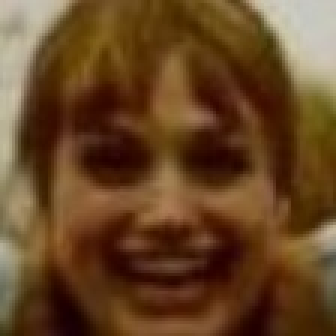
#> input picture data/dataset/0/108.jpg, 112 x 112 px, given in place of test1.jpg, which was not available (shown 3 times larger)
$ python image_processing.py   (older library calls are emulated)
#> lines starting #> are read from the running program, lines starting #| are printed output that depends on the picture
# -*-coding: utf-8 -*-
"""
    @Project: IntelligentManufacture
    @File   : image_processing.py
    @Author : panjq
    @E-mail : pan_jinquan@163.com
    @Date   : 2019-02-14 15:34:50
"""

import os
import copy
import re
import cv2
import numpy as np
import matplotlib.pyplot as plt
import requests
import matplotlib
import base64
import PIL.Image as Image


def get_color_map(nums=25):
    colors = [
        "#FF0000", "#FF7F50", "#B0171F", "#872657", "#FF00FF",
        "#FFFF00", "#FF8000", "#FF9912", "#DAA569", "#FF6100",
        "#0000FF", "#3D59AB", "#03A89E", "#33A1C9", "#00C78C",
        "#00FF00", "#385E0F", "#00C957", "#6B8E23", "#2E8B57",
        "#A020F0", "#8A2BE2", "#A066D3", "#DA70D6", "#DDA0DD"]
    colors = colors * int(np.ceil(nums / len(colors)))
    return colors


def get_color(id):
    color = convert_color_map(COLOR_MAP[id])
    return color


def set_class_set(class_set=set()):
    global CLASS_SET
    CLASS_SET = class_set


COLOR_MAP = get_color_map(200)
CLASS_SET = set()


# [112 lines left out: functions convert_color_map, bound_protection, tensor2image, get_image_tensor, image_clip, show_batch_image and 1 more, not called in this run]


def cv_show_image(title, image, type='rgb', waitKey=0):
    '''
    调用OpenCV显示RGB图片
    :param title: 图像标题
    :param image: 输入RGB图像
    :param type:'rgb' or 'bgr'
    :return:
    '''
    img = copy.copy(image)
    channels = img.shape[-1]
    if channels == 3 and type == 'rgb':
        img = cv2.cvtColor(img, cv2.COLOR_RGB2BGR)  # 将BGR转为RGB
    if title:
        cv2.imshow(title, img)
        cv2.waitKey(waitKey)


# [92 lines left out: functions image_fliplr, get_prewhiten_image, image_normalization, data_normalization, cv_image_normalization, get_prewhiten_images, not called in this run]


def read_image(filename, resize_height=None, resize_width=None, normalization=False, colorSpace='RGB'):
    '''
    读取图片数据,默认返回的是uint8,[0,255]
    :param filename:
    :param resize_height:
    :param resize_width:
    :param normalization:是否归一化到[0.,1.0]
    :param colorSpace 输出格式：RGB or BGR
    :return: 返回的图片数据
    '''
#> called with filename = '../dataset/dataset/A/test1.jpg', resize_height = 400, resize_width = 400, normalization = False, colorSpace = 'RGB'

    bgr_image = cv2.imread(filename)
#> bgr_image is the input picture: shape (112, 112, 3); mean B, G, R 37.1, 69.4, 102.6
    # bgr_image = cv2.imread(filename,cv2.IMREAD_IGNORE_ORIENTATION|cv2.IMREAD_UNCHANGED)
    if bgr_image is None:
        print("Warning: no image:{}".format(filename))
        return None
    if len(bgr_image.shape) == 2:  # 若是灰度图则转为三通道
        print("Warning:gray image", filename)
        bgr_image = cv2.cvtColor(bgr_image, cv2.COLOR_GRAY2BGR)

    if colorSpace == 'RGB':
        image = cv2.cvtColor(bgr_image, cv2.COLOR_BGR2RGB)  # 将BGR转为RGB
    elif colorSpace == "BGR":
        image = bgr_image
    else:
        exit(0)
    # show_image(filename,image)
    # image=Image.open(filename)
    image = resize_image(image, resize_height, resize_width)
    image = np.asanyarray(image)
    if normalization:
        image = image_normalization(image)
    # show_image("src resize image",image)
    return image


# [196 lines left out: functions read_image_pil, read_image_gbk, requests_url, read_images_url, read_image_batch, fast_read_image_roi, not called in this run]


def resize_image(image, resize_height=None, resize_width=None):
    '''
    :param image:
    :param resize_height:
    :param resize_width:
    :return:
    '''
#> called with resize_height = 400, resize_width = 400
    image_shape = np.shape(image)
#> image_shape = (112, 112, 3)
    height = image_shape[0]
#> height = 112
    width = image_shape[1]
#> width = 112
    if (resize_height is None) and (resize_width is None):  # 错误写法：resize_height and resize_width is None
        return image
    if resize_height is None:
        resize_height = int(height * resize_width / width)
    elif resize_width is None:
        resize_width = int(width * resize_height / height)
    image = cv2.resize(image, dsize=(resize_width, resize_height))
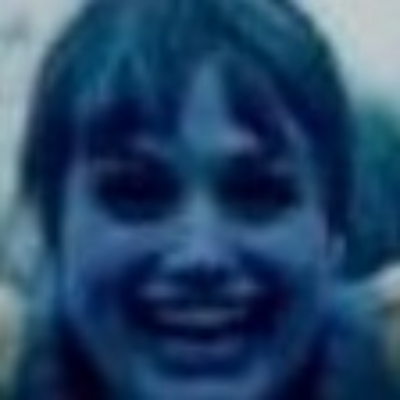
#> image: shape (400, 400, 3); mean of channels 0, 1, 2 102.5, 69.3, 37; drawn as B, G, R
    return image


# [70 lines left out: functions scale_image, get_rect_image, get_rects_image, get_bboxes_image, bboxes2rects, not called in this run]


def rects2bboxes(rects_list):
    '''
    将rect=[x1,y1,w,h]转为bboxes=[x1,y1,x2,y2]
    :param rects_list:
    :return:
    '''
    bboxes_list = []
    for rect in rects_list:
        x1, y1, w, h = rect
        x2 = x1 + w
        y2 = y1 + h
        b = (x1, y1, x2, y2)
        bboxes_list.append(b)
    return bboxes_list


# [48 lines left out: functions scale_rect, get_rect_intersection, get_bbox_intersection, not called in this run]


def draw_image_rects(bgr_image, rect_list, color=(0, 0, 255)):
#> called with color = (0, 0, 255)
    thickness = 2
    for rect in rect_list:
        x, y, w, h = rect
        point1 = (int(x), int(y))
        point2 = (int(x + w), int(y + h))
        cv2.rectangle(bgr_image, point1, point2, color, thickness=thickness)
#> bgr_image: shape (400, 400, 3)
    return bgr_image


# [8 lines left out: function draw_image_boxes, not called in this run]


def show_image_rects(win_name, image, rect_list, type="rgb", color=(0, 0, 255), waitKey=0):
    '''
    :param win_name:
    :param image:
    :param rect_list:[[ x, y, w, h],[ x, y, w, h]]
    :return:
    '''
    image = draw_image_rects(image, rect_list, color)
    cv_show_image(win_name, image, type, waitKey=waitKey)
    return image


# [770 lines left out: functions show_image_boxes, draw_image_bboxes_text, show_image_bboxes_text, draw_image_rects_text, show_image_rects_text, draw_image_detection_rects and 38 more, not called in this run]


def get_square_bboxes(bboxes, fixed="H"):
    '''
    :param bboxes:
    :param fixed: (W)width (H)height
    :return:
    '''
#> called with fixed = 'w'
    new_bboxes = []
    for bbox in bboxes:
        xmin, ymin, xmax, ymax = bbox
        w = xmax - xmin
        h = ymax - ymin
        cx, cy = (int((xmin + xmax) / 2), int((ymin + ymax) / 2))
        if fixed == "H":
            dd = h / 2
        elif fixed == 'W':
            dd = w / 2
        elif fixed > 0:
            dd = h / 2 * fixed
        fxmin = int(cx - dd)
        fymin = int(cy - dd)
        fxmax = int(cx + dd)
        fymax = int(cy + dd)
        new_bbox = (fxmin, fymin, fxmax, fymax)
        new_bboxes.append(new_bbox)
    return new_bboxes


def get_square_rects(rects, fixed="h"):
    """
    :param rects:
    :param fixed:
    :return:
    """
    bboxes = rects2bboxes(rects)
    out_bboxes = get_square_bboxes(bboxes, fixed)
    out_rects = bboxes2rects(out_bboxes)
    return out_rects


# [41 lines left out: functions fig2data, addMouseCallback, not called in this run]


class EventCv():
    def __init__(self):
        self.image = None

    def update_image(self, image):
        self.image = image

    def callback_print_image(self, event, x, y, flags, param):
        if event == cv2.EVENT_LBUTTONDOWN:
            print("(x,y)=({},{}),data={}".format(x, y, self.image[y][x]))

    # [12 lines left out: function add_mouse_event, not called in this run]


class CVVideo():
    def __init__(self):
        pass

    # [58 lines left out: functions start_capture, get_get_video_capture, get_video_info, get_video_writer, not called in this run]

    def write_video(self, img):
        self.video_writer.write(img)

    # [6 lines left out: function task, not called in this run]


if __name__ == "__main__":
    image_path = "../dataset/dataset/A/test1.jpg"
    image = read_image(image_path, 400, 400)
    # bboxes = [[100, 50, 280, 240]]
    # rects = bboxes2rects(bboxes)
    rects = [[100, 50, 180, 50]]
    print(rects)
    rect_image = show_image_rects("rect", image, rects, waitKey=1)
#> (the run stopped early here; a loop or call above may not have finished)

$ run again, on data/dataset/0/11.jpg
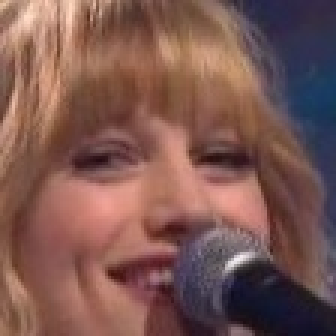
#> input picture data/dataset/0/11.jpg, 112 x 112 px, given in place of test1.jpg, which was not available (shown 3 times larger)
#> in read_image, bgr_image is the input picture: shape (112, 112, 3); mean B, G, R 81.6, 87.5, 124.2
#> in resize_image, `image = cv2.resize(image, dsize=(resize_width, resize_height))`:
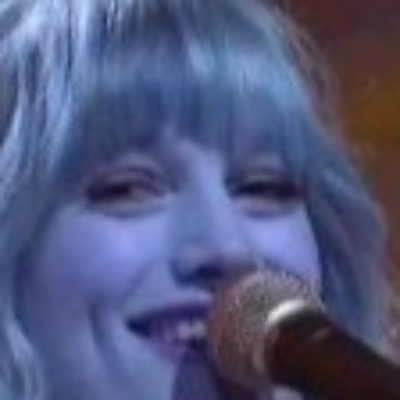
#> image: shape (400, 400, 3); mean of channels 0, 1, 2 124.1, 87.4, 81.5; drawn as B, G, R

$ run again, on data/dataset/0/110.jpg
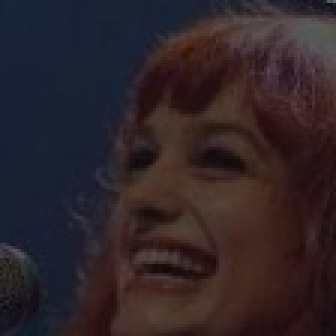
#> input picture data/dataset/0/110.jpg, 112 x 112 px, given in place of test1.jpg, which was not available (shown 3 times larger)
#> in read_image, bgr_image is the input picture: shape (112, 112, 3); mean B, G, R 40.4, 36, 47.3
#> in resize_image, `image = cv2.resize(image, dsize=(resize_width, resize_height))`:
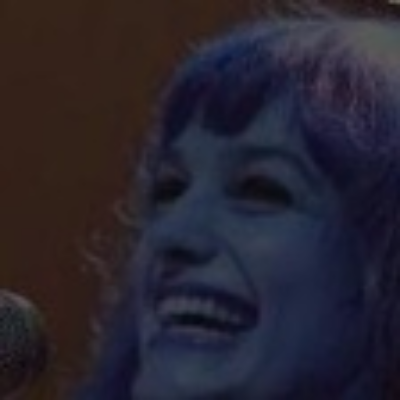
#> image: shape (400, 400, 3); mean of channels 0, 1, 2 47.2, 35.9, 40.3; drawn as B, G, R
